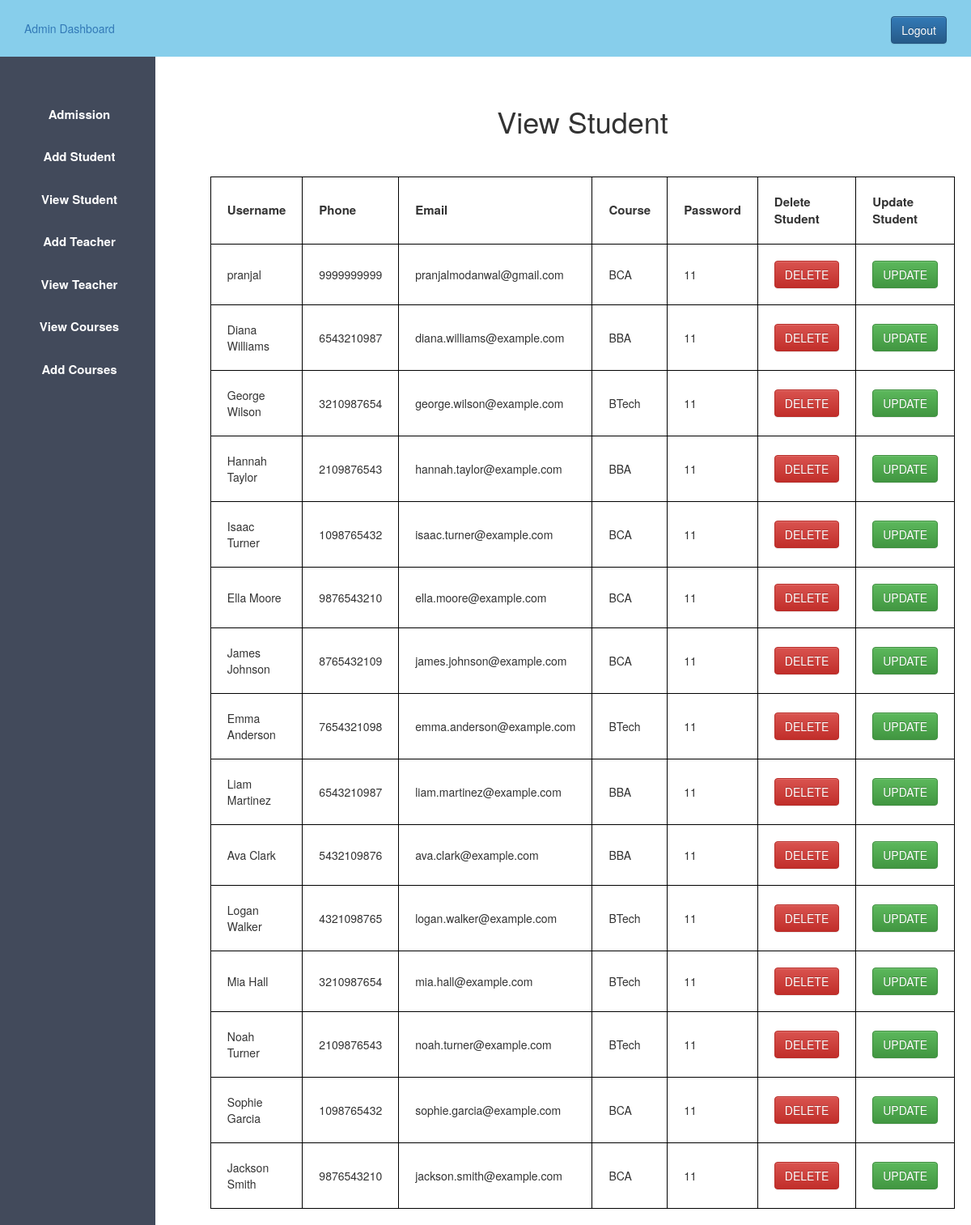
Screenshot of /view_student.php (signed in) with the database file from the repository.
### tables this page shows
CREATE TABLE `user` (
  `id` int(11) NOT NULL,
  `username` varchar(50) DEFAULT NULL,
  `phone` varchar(30) DEFAULT NULL,
  `email` varchar(50) DEFAULT NULL,
  `course` varchar(80) DEFAULT NULL,
  `usertype` varchar(50) DEFAULT NULL,
  `password` varchar(50) DEFAULT NULL
);

### view_student.php (the view, shortened to what this page needs)
<?php
$host="localhost";
$user="root";
$password="";
$db="schoolproject";
$data=mysqli_connect($host,$user,$password,$db);
$sql="SELECT * from user WHERE usertype= 'student'";
$result = mysqli_query($data, $sql) or die(mysqli_error());
?>
<!DOCTYPE html>
<html lang="en">
<head>
    <?php
    include 'admin_css.php';
    ?>
</head>
<body>
    <?php
    include 'admin_sidebar.php';
    ?>
    <div class="content">
        <center>
            <h1>View Student</h1>
            <table>
                <tr>
                    <th>Username</th>
                    <th>Phone</th>
                    <th>Email</th>
                    <th>Course</th>
                    <th>Password</th>
                    <th>Delete Student</th>
                    <th>Update Student</th>
                </tr>
                <?php
                while ($info = mysqli_fetch_array($result)) {
                    echo "<tr>";
                    echo '<td>' . $info['username'] . '</td>';
                    echo '<td>' . $info['phone'] . '</td>';
                    echo '<td>' . $info['email'] . '</td>';
                    echo '<td>' . $info['course'] . '</td>';
                    echo '<td>' . $info['password'] . '</td>';
                    echo '<td>';
                    echo '<form action="delete.php" method="GET" onsubmit="return confirmDelete(\'' . $info['username'] . '\');">';
                    echo '<button type="submit" class="btn btn-danger" name="delete_student">DELETE</button>';
                    echo '</form>';
                    echo '</td>';
                    echo '<td>';
                    echo "<form action='update_student.php?student_id={$info['id']}' method='GET'>";
                    echo '<button type="submit" class="btn btn-success" >UPDATE</button>';
                    echo '</form>';
                    echo '</td>';
                    echo "</tr>";
                }
                ?>
            </table>
        </center>
    </div>
</body>
</html>

### admin.css (style rules this page uses)
* { margin: 0px; margin: 0px; }
.content { margin-left: 20%;; margin-top: 5%; margin-bottom: 20px; }
body { padding-top: 70px; }

### rows the page displays
user: username "pranjal", phone "9999999999", email "pranjalmodanwal@gmail.com", course "BCA", password "11"
user: username "Diana Williams", phone "6543210987", email "diana.williams@example.com", course "BBA", password "11"
user: username "George Wilson", phone "3210987654", email "george.wilson@example.com", course "BTech", password "11"
user: username "Hannah Taylor", phone "2109876543", email "hannah.taylor@example.com", course "BBA", password "11"
user: username "Isaac Turner", phone "1098765432", email "isaac.turner@example.com", course "BCA", password "11"
user: username "Ella Moore", phone "9876543210", email "ella.moore@example.com", course "BCA", password "11"
user: username "James Johnson", phone "8765432109", email "james.johnson@example.com", course "BCA", password "11"
user: username "Emma Anderson", phone "7654321098", email "emma.anderson@example.com", course "BTech", password "11"
user: username "Liam Martinez", phone "6543210987", email "liam.martinez@example.com", course "BBA", password "11"
user: username "Ava Clark", phone "5432109876", email "ava.clark@example.com", course "BBA", password "11"
user: username "Logan Walker", phone "4321098765", email "logan.walker@example.com", course "BTech", password "11"
user: username "Mia Hall", phone "3210987654", email "mia.hall@example.com", course "BTech", password "11"
user: username "Noah Turner", phone "2109876543", email "noah.turner@example.com", course "BTech", password "11"
user: username "Sophie Garcia", phone "1098765432", email "sophie.garcia@example.com", course "BCA", password "11"
user: username "Jackson Smith", phone "9876543210", email "jackson.smith@example.com", course "BCA", password "11"
